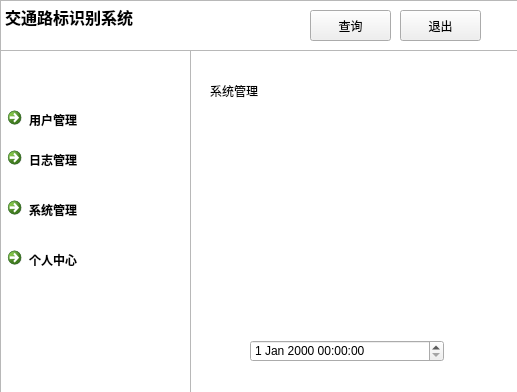
<?xml version="1.0" encoding="UTF-8"?>
<ui version="4.0">
 <class>Form</class>
 <widget class="QWidget" name="Form">
  <property name="geometry">
   <rect>
    <x>0</x>
    <y>0</y>
    <width>517</width>
    <height>392</height>
   </rect>
  </property>
  <property name="windowTitle">
   <string>Form</string>
  </property>
  <widget class="QTextEdit" name="textEdit">
   <property name="geometry">
    <rect>
     <x>0</x>
     <y>0</y>
     <width>521</width>
     <height>51</height>
    </rect>
   </property>
   <property name="html">
    <string>&lt;!DOCTYPE HTML PUBLIC &quot;-//W3C//DTD HTML 4.0//EN&quot; &quot;http://www.w3.org/TR/REC-html40/strict.dtd&quot;&gt;
&lt;html&gt;&lt;head&gt;&lt;meta name=&quot;qrichtext&quot; content=&quot;1&quot; /&gt;&lt;style type=&quot;text/css&quot;&gt;
p, li { white-space: pre-wrap; }
&lt;/style&gt;&lt;/head&gt;&lt;body style=&quot; font-family:'SimSun'; font-size:9pt; font-weight:400; font-style:normal;&quot;&gt;
&lt;p style=&quot; margin-top:0px; margin-bottom:0px; margin-left:0px; margin-right:0px; -qt-block-indent:0; text-indent:0px;&quot;&gt;&lt;span style=&quot; font-size:12pt; font-weight:600;&quot;&gt;交通路标识别系统&lt;/span&gt;&lt;/p&gt;&lt;/body&gt;&lt;/html&gt;</string>
   </property>
  </widget>
  <widget class="QTextEdit" name="textEdit_2">
   <property name="geometry">
    <rect>
     <x>0</x>
     <y>50</y>
     <width>191</width>
     <height>351</height>
    </rect>
   </property>
  </widget>
  <widget class="QCommandLinkButton" name="commandLinkButton_user">
   <property name="geometry">
    <rect>
     <x>0</x>
     <y>100</y>
     <width>186</width>
     <height>41</height>
    </rect>
   </property>
   <property name="text">
    <string>用户管理</string>
   </property>
  </widget>
  <widget class="QCommandLinkButton" name="commandLinkButton_journal">
   <property name="geometry">
    <rect>
     <x>0</x>
     <y>140</y>
     <width>186</width>
     <height>41</height>
    </rect>
   </property>
   <property name="text">
    <string>日志管理</string>
   </property>
  </widget>
  <widget class="QCommandLinkButton" name="commandLinkButton_system">
   <property name="geometry">
    <rect>
     <x>0</x>
     <y>190</y>
     <width>186</width>
     <height>41</height>
    </rect>
   </property>
   <property name="text">
    <string>系统管理</string>
   </property>
  </widget>
  <widget class="QCommandLinkButton" name="commandLinkButton_my">
   <property name="geometry">
    <rect>
     <x>0</x>
     <y>240</y>
     <width>186</width>
     <height>41</height>
    </rect>
   </property>
   <property name="text">
    <string>个人中心</string>
   </property>
  </widget>
  <widget class="QTextEdit" name="textEdit_3">
   <property name="geometry">
    <rect>
     <x>190</x>
     <y>50</y>
     <width>381</width>
     <height>391</height>
    </rect>
   </property>
  </widget>
  <widget class="QLabel" name="label">
   <property name="geometry">
    <rect>
     <x>210</x>
     <y>70</y>
     <width>81</width>
     <height>41</height>
    </rect>
   </property>
   <property name="styleSheet">
    <string notr="true">font: 10pt &quot;Adobe 黑体 Std R&quot;;</string>
   </property>
   <property name="text">
    <string>系统管理</string>
   </property>
  </widget>
  <widget class="QDateTimeEdit" name="dateTimeEdit">
   <property name="geometry">
    <rect>
     <x>250</x>
     <y>340</y>
     <width>194</width>
     <height>22</height>
    </rect>
   </property>
  </widget>
  <widget class="QPushButton" name="pushButton_photo">
   <property name="geometry">
    <rect>
     <x>310</x>
     <y>10</y>
     <width>81</width>
     <height>31</height>
    </rect>
   </property>
   <property name="text">
    <string>查询</string>
   </property>
  </widget>
  <widget class="QPushButton" name="pushButton_exit">
   <property name="geometry">
    <rect>
     <x>400</x>
     <y>10</y>
     <width>81</width>
     <height>31</height>
    </rect>
   </property>
   <property name="text">
    <string>退出</string>
   </property>
  </widget>
 </widget>
 <resources/>
 <connections/>
</ui>
